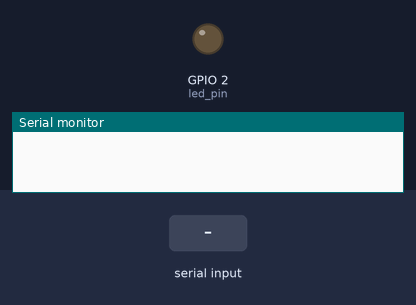
Bench run of a program on a simulated ESP32. Shown: output pins drawn as LEDs (lit = HIGH), the last lines printed to the serial monitor. Dashed ring = blinking. The inputs (shaded band) are chosen by the test bench.

Above: at 0.0 s.
At 3.8 s:
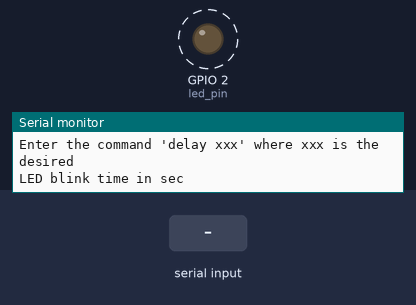
3.9 s: "90,45\n" received over Serial
6.9 s: "0\n" received over Serial
Timing chart, 0 to 15.9 s (numbered marks = the images above; inputs shaded):
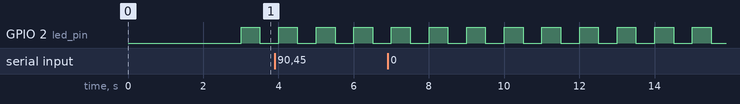

The program:

main.cpp
```cpp
/* Sollution to 05 - Queue Challenge
 * One tasks performs basic echo on serial. If it sees a delay followed by
 * a number, it sends the number (in a queue) to the second task. If it recieves
 * a message in the secound queue, it prints it to the console. The 2nd task
 * blinks an LED. When it gets a message from the 1st queue (number) , it updates
 * the blink delay to that number. Whenever the LED blinks 100 times, the 2nd task
 * sends a message to the first task to be printed.

*/
#include<Arduino.h>
// Use only one core
#if CONFIG_FREERTOS_UNICORE
static const BaseType_t app_cpu = 0;
#else
static const BaseType_t app_cpu = 1;
#endif

// Settings
static const uint8_t buf_len = 255;       // Size of the buffer to look for command
static const char command[] = "delay ";   // Note the space!
static const int delay_queue_len = 5;     // Size of the delay_queue
static const int msg_queue_len = 5;       // Size of msg_queue
static const uint8_t blink_max = 100;     // Num times to blink before message

// Pins
static const int led_pin = 2;

// Message struct: used to wrap strings
typedef struct message {
  char body[20];
  int count;

}message;

// Globals
static QueueHandle_t delay_queue;
static QueueHandle_t msg_queue;

//**********************************************************************
// Tasks

// Task: command line interface (CLI)
/* This task will do the following
 *    - Listen on the serial
 *    - If there is a message on the message_queue - > print it on the serial
 *    - Check for 'delay' cmd and put the delay on the delay_queue
 *    - echo all from serial to the screen
 */
void doCLI (void *parameters){

  message rcv_msg;
  char c;
  char buff[buf_len];
  uint8_t idx = 0;
  uint8_t cmd_len = strlen(command);
  int led_delay;

  // Clear whole buffer
  memset(buff, 0, buf_len);

  // Loop forever
  while (1) {

    // Print msg recieved in the queue (do not block)
    if (xQueueReceive(msg_queue, (void*)&rcv_msg, 0) == pdTRUE)
    {
      Serial.print(rcv_msg.body);
      Serial.print(rcv_msg.count);
      Serial.println();
    }

    // Read char from serial
    if (Serial.available() > 0)
    {
      c = Serial.read();

      // Store rcv char to buffer id not over buffer limit
      if (idx < buf_len - 1){
        buff[idx] = c;
        idx++;
      }

      // Print newline and check input on 'enter'
      if ((c == '\n') || (c == '\r')){

        // Print newline to termial
        Serial.print("\r\n");

        // Check if the first chars are "delay"
        if (memcmp(buff, command, cmd_len) == 0){

          // Convert last part to positive int (negative int crashes)
          char* tail = buff + cmd_len; // pointer arithmetics -> it shifts the pointer to the delay val
          led_delay = atoi(tail);
          led_delay = abs(led_delay);

          // Send int to other task via queue
          if (xQueueSend(delay_queue, (void*)&led_delay, 10) != pdTRUE){
            Serial.println("ERROR: could not put item on the queue.");
          }
        }

        // Reset recieve buffer & index counter
        memset(buff, 0, buf_len);
        idx = 0;

      }
        // Otherwise, echo char back to serial terminal
      else{
        Serial.print(c);
      }
    }
  }
}

// Task: flash LED based on delay provided, notify other task every 100 blinks
/* This task will do the following
 *    - Check for delay val on the queue & print Message recieved on the screen
 *    - Update blink val
 *    - Print Blinked after 100 msg
 */
void blinkLED(void *parameters){

  message msg;
  // Initial led delay
  int led_delay = 500;
  uint8_t counter = 0;

  // Set up pin
  pinMode(led_pin, OUTPUT);

  // Loop forever
  while (1)
  {
    // See if there is a message in the queue (do not block)
    if (xQueueReceive(delay_queue, (void*)&led_delay, 0) == pdTRUE)
    {
      // Best practice: use only one task to manage serial comms
      strcpy(msg.body, "Message Recieved ");
      msg.count = 1;
      xQueueSend(msg_queue, (void*)&msg, 10);
    }

    // Blink
    digitalWrite(led_pin, HIGH);
    vTaskDelay(led_delay / portTICK_PERIOD_MS);
    digitalWrite(led_pin, LOW);
    vTaskDelay(led_delay / portTICK_PERIOD_MS);

    // If led blinked 100 times, send a msg to other task
    counter++;
    if(counter >= blink_max){
      // Construct message & send
      strcpy(msg.body, "Blinked");
      msg.count = counter;
      xQueueSend(msg_queue, (void*)&msg, 10);

      // Reset counter
      counter = 0;
    }
  }
}

//*********************************************************************
// Main (runs as its own task with priority 1 on core 1)
void setup()
{
  Serial.begin(115200);

  // Wait for a moment to start
  vTaskDelay(3000 / portTICK_PERIOD_MS);
  Serial.println();
  Serial.println("------FreeRTOS Queue Solution------");
  Serial.println("Enter the command 'delay xxx' where xxx is the desired");
  Serial.println("LED blink time in sec");

  // Create queues
  delay_queue = xQueueCreate(delay_queue_len, sizeof(int));
  msg_queue = xQueueCreate(msg_queue_len, sizeof(message));

  // Start CLI Task
  xTaskCreatePinnedToCore(doCLI,
                          "CLI",
                          1024,
                          NULL,
                          1,
                          NULL,
                          app_cpu);

  // Start blink task
  xTaskCreatePinnedToCore(blinkLED,
                          "blinkLED",
                          1024,
                          NULL,
                          1,
                          NULL,
                          app_cpu);

  // Delete setup & loop tasks
  vTaskDelete(NULL);
}

void loop()
{

}
```

Measured:
- by itself, GPIO 2 (led_pin): alternates HIGH for 0.50 s and LOW for 0.50 s
